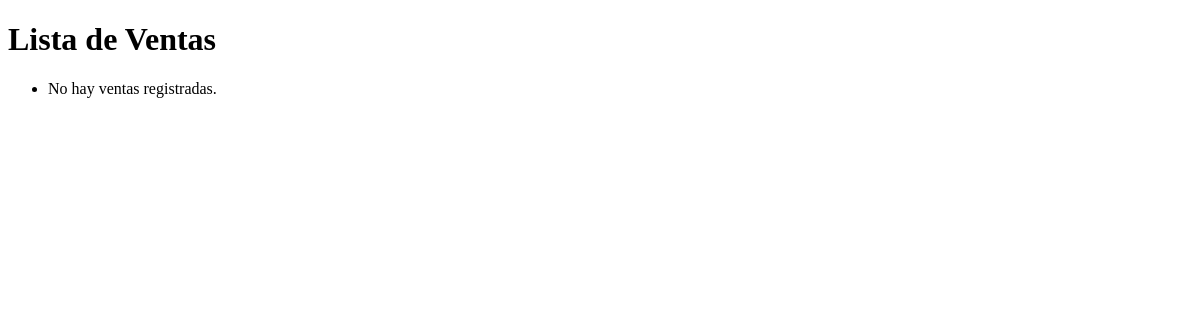
The page /ventas/ on the database as committed earlier.
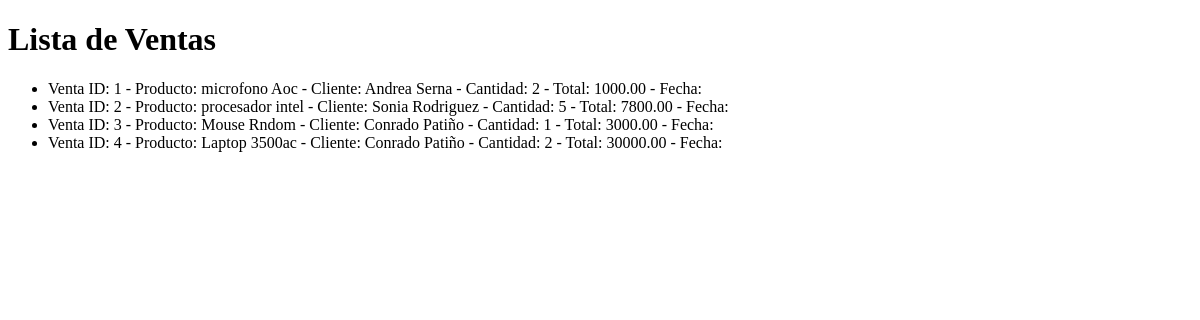
The same page on the database as committed later.
### inventario/models.py (models this page shows, shortened)
class Venta(models.Model):
    producto = models.ForeignKey(Producto, on_delete=models.CASCADE)
    cliente = models.ForeignKey(Cliente, on_delete=models.CASCADE)
    cantidad = models.IntegerField()
    total = models.DecimalField(max_digits=10, decimal_places=2)

class Producto(models.Model):
    nombre = models.CharField(max_length=100)
    categoria = models.ForeignKey(Categoria, on_delete=models.CASCADE)
    proveedor = models.ForeignKey(Proveedor, on_delete=models.SET_NULL, null=True)
    precio = models.DecimalField(max_digits=10, decimal_places=2)
    stock = models.IntegerField()

class Cliente(models.Model):
    nombre = models.CharField(max_length=100)
    telefono = models.CharField(max_length=15)
    email = models.TextField(max_length=50)
    direccion = models.CharField(max_length=100)

### inventario/views.py (the view)
# urls.py: path('ventas/', views.lista_ventas, name='lista_ventas'),
def lista_ventas(request):
    ventas = Venta.objects.all()
    return render(request, 'ventas/lista_ventas.html', {'ventas': ventas})

### inventario/templates/ventas/lista_ventas.html (shortened to what this page needs)
<!DOCTYPE html>
<html lang="es">
<head>
</head>
<body>
    <h1>Lista de Ventas</h1>
    <ul>
        {% for venta in ventas %}
        <li>
            Venta ID: {{ venta.id }} - Producto: {{ venta.producto.nombre }} - Cliente: {{ venta.cliente.nombre }} - Cantidad: {{ venta.cantidad }} - Total: {{ venta.total }} - Fecha: {{ venta.fecha_venta }}
        </li>
        {% empty %}
        <li>No hay ventas registradas.</li>
        {% endfor %}
    </ul>
</body>
</html>

Rows that differ between the two databases and show on the page:
added Venta: id "1", producto.nombre "microfono Aoc", cliente.nombre "Andrea Serna", cantidad "2", total "1000.00"
added Venta: id "2", producto.nombre "procesador intel", cliente.nombre "Sonia Rodriguez", cantidad "5", total "7800.00"
added Venta: id "3", producto.nombre "Mouse Rndom", cliente.nombre "Conrado Patiño", cantidad "1", total "3000.00"
added Venta: id "4", producto.nombre "Laptop 3500ac", cliente.nombre "Conrado Patiño", cantidad "2", total "30000.00"
Other text that changed with them:
text no longer shown: "No hay ventas registradas."
